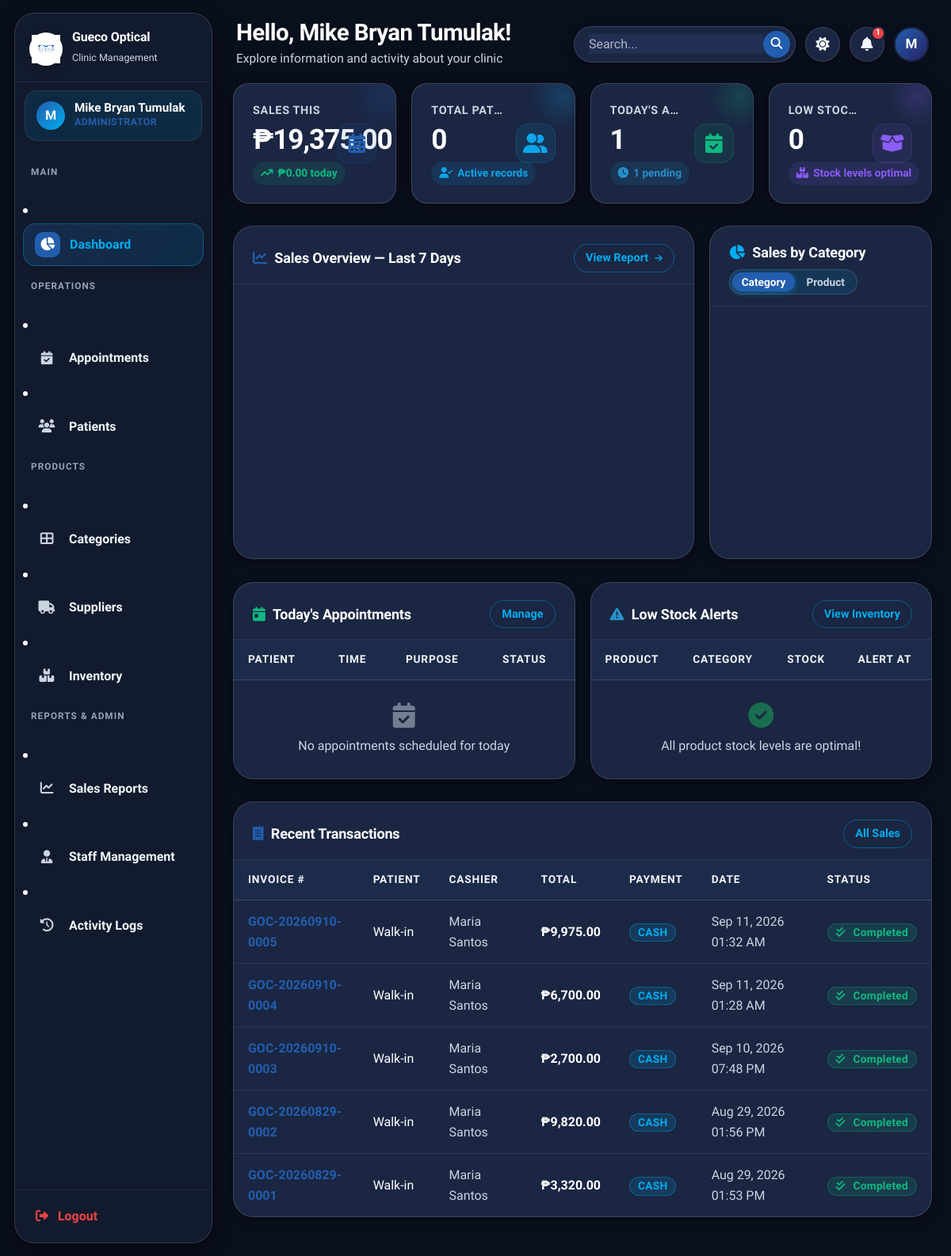
Page /admin/dashboard.php (signed in) on the committed database.
### tables this page shows
CREATE TABLE `users` (
  `id` int(11) NOT NULL AUTO_INCREMENT,
  `full_name` varchar(100) NOT NULL,
  `email` varchar(100) NOT NULL,
  `password` varchar(255) NOT NULL,
  `role` enum('admin','doctor','saleslady') NOT NULL,
  `phone` varchar(20) DEFAULT NULL,
  `status` enum('active','inactive') DEFAULT 'active',
  `profile_photo` varchar(255) DEFAULT NULL,
  `created_at` timestamp NOT NULL DEFAULT current_timestamp(),
  `updated_at` timestamp NOT NULL DEFAULT current_timestamp() ON UPDATE current_timestamp(),
  PRIMARY KEY (`id`),
  UNIQUE KEY `email` (`email`)
);

CREATE TABLE `sales` (
  `id` int(11) NOT NULL AUTO_INCREMENT,
  `invoice_no` varchar(20) NOT NULL,
  `patient_id` int(11) DEFAULT NULL,
  `cashier_id` int(11) NOT NULL,
  `appointment_id` int(11) DEFAULT NULL,
  `subtotal` decimal(10,2) NOT NULL DEFAULT 0.00,
  `discount` decimal(10,2) NOT NULL DEFAULT 0.00,
  `total` decimal(10,2) NOT NULL DEFAULT 0.00,
  `payment_method` enum('cash','gcash','other') DEFAULT 'cash',
  `amount_paid` decimal(10,2) DEFAULT 0.00,
  `change_amount` decimal(10,2) DEFAULT 0.00,
  `status` enum('completed','refunded','voided') DEFAULT 'completed',
  `created_at` timestamp NOT NULL DEFAULT current_timestamp(),
  PRIMARY KEY (`id`),
  UNIQUE KEY `invoice_no` (`invoice_no`),
  KEY `patient_id` (`patient_id`),
  KEY `cashier_id` (`cashier_id`),
  KEY `appointment_id` (`appointment_id`),
  CONSTRAINT `sales_ibfk_1` FOREIGN KEY (`patient_id`) REFERENCES `patients` (`id`) ON DELETE SET NULL,
  CONSTRAINT `sales_ibfk_2` FOREIGN KEY (`cashier_id`) REFERENCES `users` (`id`),
  CONSTRAINT `sales_ibfk_3` FOREIGN KEY (`appointment_id`) REFERENCES `appointments` (`id`) ON DELETE SET NULL
);

### admin/dashboard.php (the view, shortened to what the rows shown need)
<?php
require_once __DIR__ . '/../config/functions.php';
$db    = getDB();
try {
    $recentSales = $db->query("
        SELECT s.*, p.full_name as patient_name, u.full_name as cashier_name
        FROM sales s
        LEFT JOIN patients p ON p.id = s.patient_id
        JOIN users u ON u.id = s.cashier_id
        ORDER BY s.created_at DESC
        LIMIT 5
    ");
    $recentSales = $recentSales ? ($recentSales->fetchAll() ?: []) : [];
} catch (Exception $e) {
    error_log("Dashboard query error: " . $e->getMessage());
    $monthlySalesTotal = 0.0;
    $monthSalesCount = 0;
    $sales7 = array_fill(0, 7, 0);
    $labels7 = array_map(fn($i) => date('M d', strtotime("-$i days")), range(6, 0));
    $catSales = [];
    $prodSales = [];
    $appointments = [];
    $lowStockItems = [];
    $recentSales = [];
}
$extraHead = '<link rel="stylesheet" href="'.BASE_URL.'assets/css/pages/dashboard.css?v='.time().'">';
include __DIR__ . '/../includes/header.php';
?>
<div class="row g-3 mb-4">
  <div class="col-xl-6">
    <div class="card h-100">
      <div class="table-responsive">
        <table class="table">
          <thead>
            <tr>
              <th>Patient</th>
              <th>Time</th>
              <th>Purpose</th>
              <th>Status</th>
            </tr>
          </thead>
        </table>
      </div>
    </div>
  </div>
  <div class="col-xl-6">
    <div class="card h-100">
      <div class="table-responsive">
        <table class="table">
          <thead>
            <tr>
              <th>Product</th>
              <th>Category</th>
              <th>Stock</th>
              <th>Alert At</th>
            </tr>
          </thead>
        </table>
      </div>
    </div>
  </div>
</div>
<div class="card mb-4">
  <div class="table-responsive">
    <table class="table">
      <thead>
        <tr>
          <th>Invoice #</th>
          <th>Patient</th>
          <th>Cashier</th>
          <th>Total</th>
          <th>Payment</th>
          <th>Date</th>
          <th>Status</th>
        </tr>
      </thead>
      <tbody>
        <?php if (empty($recentSales)): ?>
        <tr><td colspan="7" class="text-center py-4 text-muted">
          <i class="fas fa-receipt fa-2x mb-2 d-block opacity-50"></i>
          No sales transactions recorded yet
        </td></tr>
        <?php else: ?>
        <?php foreach ($recentSales as $sale): ?>
        <tr>
          <td><span class="fw-bold" style="color:var(--clr-bronze)"><?= sanitize($sale['invoice_no']) ?></span></td>
          <td><?= sanitize($sale['patient_name'] ?? 'Walk-in') ?></td>
          <td class="text-muted"><?= sanitize($sale['cashier_name']) ?></td>
          <td class="fw-bold text-success"><?= formatCurrency($sale['total']) ?></td>
          <td><span class="badge bg-info"><?= strtoupper($sale['payment_method']) ?></span></td>
          <td class="text-muted"><?= formatDateTime($sale['created_at']) ?></td>
          <td><?= statusBadge($sale['status']) ?></td>
        </tr>
        <?php endforeach; ?>
        <?php endif; ?>
      </tbody>
    </table>
  </div>
</div>
<?php
include __DIR__ . '/../includes/footer.php';

### includes/header.php (shortened to what the rows shown need)
<?php
require_once __DIR__ . '/../config/functions.php';
$user        = getCurrentUser();
$fullName    = $user['full_name'] ?? 'Admin';
$initials    = strtoupper(substr($fullName, 0, 1));
$userTheme = $_COOKIE['gueco_theme'] ?? ($_COOKIE['theme'] ?? 'dark');
$currentTheme = ($userTheme === 'light') ? 'light' : 'dark';
?>
<!DOCTYPE html>
<html lang="en" data-theme="<?= $currentTheme ?>">
<head>
  <link href="https://cdn.jsdelivr.net/npm/bootstrap@5.3.3/dist/css/bootstrap.min.css" rel="stylesheet">
  <link rel="stylesheet" href="https://cdnjs.cloudflare.com/ajax/libs/font-awesome/6.5.0/css/all.min.css">
  <link rel="stylesheet" href="<?= BASE_URL ?>assets/css/style.css?v=<?= time() ?>">
  <?php if (isset($extraHead)) echo $extraHead; ?>
</head>
<body>
<div class="app-wrapper">
  <aside class="sidebar" id="sidebar">
    <div class="sidebar-user">
      <div class="user-avatar">
        <span><?= $initials ?></span>
      </div>
      <div class="user-info">
        <div class="user-name"><?= sanitize($fullName) ?></div>
        <div class="user-role"><?= getRoleLabel($user['role'] ?? '') ?></div>
      </div>
    </div>
  </aside>
  <div class="main-content">
    <header class="app-header">
      <div class="header-left">
        <div class="header-greeting">
          <h4>Hello, <?= sanitize($fullName) ?>!</h4>
          <p>Explore information and activity about your clinic</p>
        </div>
      </div>
      <div class="header-right">
        <div class="header-search-wrap">
          <input type="text" placeholder="Search..." aria-label="Search">
          <button type="button" class="header-search-btn" title="Search">
          </button>
        </div>
        <button class="header-icon-btn" id="themeToggle" title="Toggle Theme">
          <i class="fas fa-moon" id="themeIcon"></i>
        </button>
        <div class="dropdown" id="notifDropdownWrap">
          <button class="header-icon-btn" type="button" data-bs-toggle="dropdown" aria-expanded="false" title="Notifications">
          </button>
        </div>
        <div class="header-avatar" title="<?= sanitize($fullName) ?>">
          <?= $initials ?>
        </div>
      </div>
    </header>
    <div class="page-content">

### config/functions.php (shortened to what the rows shown need)
<?php
function getCurrentUser(): ?array {
    try {
        $db = getDB();
        $stmt = $db->prepare("SELECT id, full_name, role, email, phone, status FROM users WHERE id = ?");
        $stmt->execute([$_SESSION['user_id']]);
        $user = $stmt->fetch();
        if ($user) {
            $currentUser = $user;
            return $currentUser;
        }
    } catch (Exception $e) {
    }
    $currentUser = [
        'id'        => $_SESSION['user_id'] ?? 0,
        'full_name' => $_SESSION['user_name'] ?? 'User',
        'role'      => $_SESSION['user_role'] ?? 'guest',
        'email'     => $_SESSION['user_email'] ?? '',
    ];
    return $currentUser;
}
function getRoleLabel(string $role): string {
    return match($role) {
        'admin'     => 'Administrator',
        'doctor'    => 'Optometrist',
        'saleslady' => 'Saleslady / Cashier',
        default     => ucfirst($role),
    };
}
function sanitize(?string $value): string {
    return htmlspecialchars(strip_tags(trim($value)), ENT_QUOTES, 'UTF-8');
}
function formatCurrency(float $amount): string {
    return '₱' . number_format($amount, 2);
}
function formatDateTime(?string $datetime): string {
    return date('M d, Y h:i A', strtotime($datetime));
}
function statusBadge(?string $status): string {
    $status = (string)($status ?? '');
    $map = [
        'pending'   => ['warning', 'clock'],
        'confirmed' => ['info',    'check-circle'],
        'completed' => ['success', 'check-double'],
        'cancelled' => ['danger',  'times-circle'],
        'no_show'   => ['secondary','user-times'],
        'active'    => ['success', 'circle'],
        'inactive'  => ['danger',  'circle'],
        'stock_in'  => ['success', 'arrow-up'],
        'stock_out' => ['danger',  'arrow-down'],
        'adjustment'=> ['warning', 'edit'],
    ];
    $cfg = $map[$status] ?? ['secondary', 'question-circle'];
    $label = ucwords(str_replace('_', ' ', $status ?: 'unknown'));
    return "<span class='badge bg-{$cfg[0]}'><i class='fas fa-{$cfg[1]} me-1'></i>{$label}</span>";
}

### rows in the picture
users: full_name "M", full_name "Mike Bryan Tumulak", role "ADMINISTRATOR"
sales: invoice_no "GOC-20260910-0005", patient_name "Walk-in", cashier.full_name "Maria Santos", total "₱9,975.00", payment_method "CASH", created_at "Sep 11, 2026 01:32 AM", status "Completed"
sales: invoice_no "GOC-20260910-0004", patient_name "Walk-in", cashier.full_name "Maria Santos", total "₱6,700.00", payment_method "CASH", created_at "Sep 11, 2026 01:28 AM", status "Completed"
sales: invoice_no "GOC-20260910-0003", patient_name "Walk-in", cashier.full_name "Maria Santos", total "₱2,700.00", payment_method "CASH", created_at "Sep 10, 2026 07:48 PM", status "Completed"
sales: invoice_no "GOC-20260829-0002", patient_name "Walk-in", cashier.full_name "Maria Santos", total "₱9,820.00", payment_method "CASH", created_at "Aug 29, 2026 01:56 PM", status "Completed"
sales: invoice_no "GOC-20260829-0001", patient_name "Walk-in", cashier.full_name "Maria Santos", total "₱3,320.00", payment_method "CASH", created_at "Aug 29, 2026 01:53 PM", status "Completed"

### other values in the picture
min($notifCount, 99) "1"
formatCurrency($monthlySalesTotal) "₱19,375.00"
formatCurrency($stats['todaySales']) "₱0.00"
$stats['totalPatients'] "0"
$stats['todayAppointments'] "1"
$stats['pendingAppts'] "1"
$stats['lowStock'] "0"
